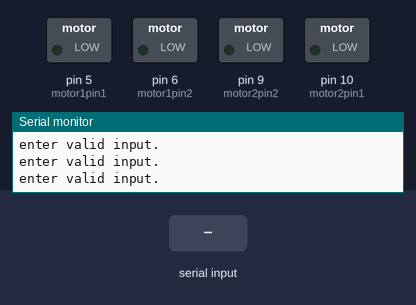
Bench run of a sketch on a simulated Arduino Uno, built with avr-gcc and run on an emulated ATmega328P. On the bench: switched loads named in the sketch (green lamp = pin HIGH), the last lines printed to the serial monitor. The test bench sets the inputs (shaded band).

Above: at 1.2 s.
1.3 s: "w" received over Serial
At 2.5 s:
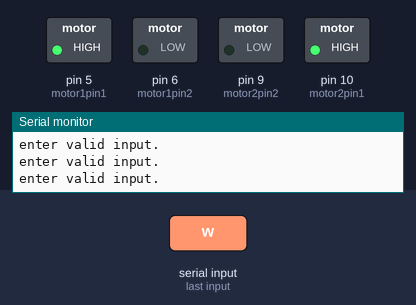
2.8 s: "a" received over Serial
At 3.8 s:
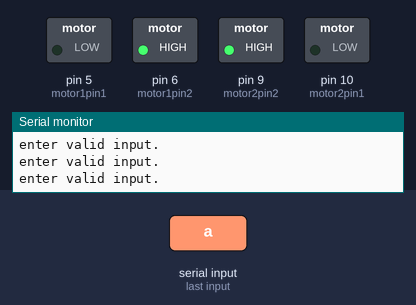
4.4 s: "s" received over Serial
At 5.1 s:
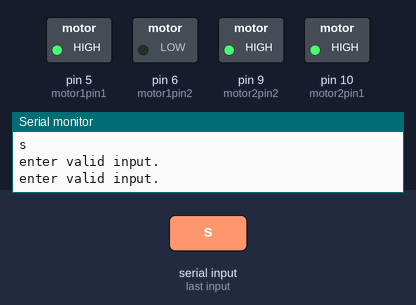
6.0 s: "d" received over Serial
At 7.6 s:
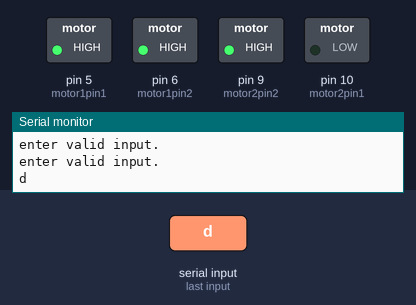
Timing chart, 0 to 8.6 s (numbered marks = the images above; inputs shaded):
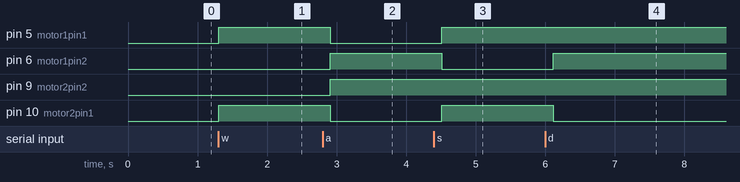

Measured:
- after the input at 1.3 s, pin 5 (motor1pin1), pin 10 (motor2pin1): LOW → HIGH at once
- after the input at 2.8 s, pin 5 (motor1pin1), pin 10 (motor2pin1): HIGH → LOW after 0.11 s; pin 6 (motor1pin2), pin 9 (motor2pin2): LOW → HIGH after 0.11 s
- after the input at 4.4 s, pin 5 (motor1pin1), pin 10 (motor2pin1): LOW → HIGH after 0.11 s; pin 6 (motor1pin2): HIGH → LOW after 0.11 s
- after the input at 6.0 s, pin 6 (motor1pin2): LOW → HIGH after 0.11 s; pin 10 (motor2pin1): HIGH → LOW after 0.11 s

The sketch:

MaRstask2.ino
```cpp
int motor1pin1 = 5; // inputs for motor 1
int motor1pin2 = 6;

int motor2pin1 = 10; // inputs for motor 2
int motor2pin2 = 9;

char move; // variable for deceiding function

void setup()
{
  pinMode(motor1pin1, OUTPUT);
  pinMode(motor1pin2, OUTPUT);
  pinMode(motor2pin1, OUTPUT);
  pinMode(motor2pin2, OUTPUT);

  Serial.begin(9600);
}

void loop()
{
  // taking input from the user
  if(Serial.available() > 0)
  {
    move=Serial.read();
    Serial.println(move);
  }
// code for both wheels to move in forward direction
  if(move=='w')
  {
    digitalWrite(motor1pin1,HIGH);
    digitalWrite(motor1pin2,LOW);

    digitalWrite(motor2pin1,HIGH);
    digitalWrite(motor2pin2,LOW);
    delay(200);

  }
// code for both the wheels to move in reverse direction
  if(move=='a')
  {
    digitalWrite(motor1pin1,LOW);
    digitalWrite(motor1pin2,HIGH);

    digitalWrite(motor2pin1,LOW);
    digitalWrite(motor2pin2,HIGH);
    delay(200);
  }
// code for right rotation
  if(move=='s')
  {
    digitalWrite(motor1pin1,HIGH);
    digitalWrite(motor1pin2,LOW);

    digitalWrite(motor2pin1,LOW);
    digitalWrite(motor2pin1,HIGH);
    delay(200);
  }
// code for left rotation
  if(move=='d')
  {
    digitalWrite(motor1pin1,LOW);
    digitalWrite(motor1pin2,HIGH);

    digitalWrite(motor1pin1,HIGH);
    digitalWrite(motor2pin1,LOW);
    delay(200);
  }

  else
  {
    Serial.println("enter valid input.");
  }
}


  
```
